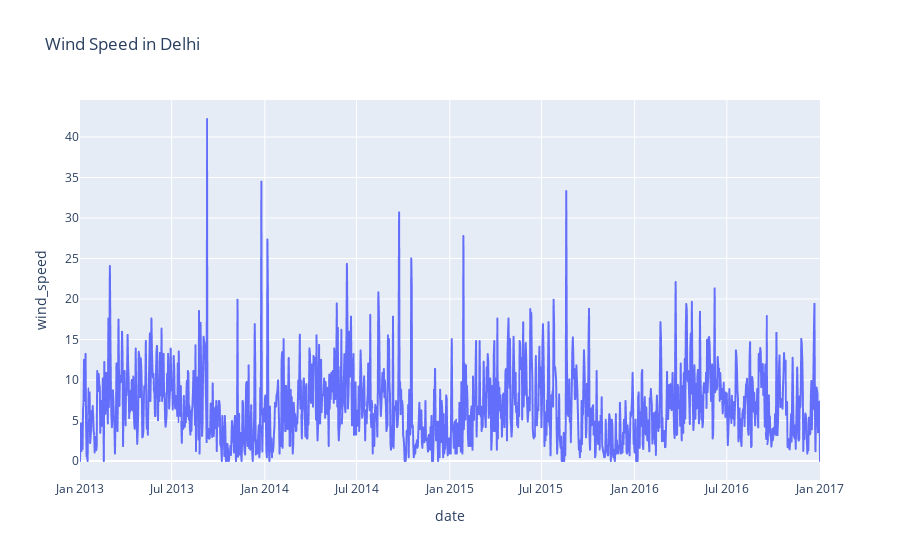

The cell this chart's notebook holds for it:
### Code cell
figure = px.line(data,x='date',y='wind_speed',title='Wind Speed in Delhi')
figure.show()

### Figure 1 — Plotly figure (JSON) as saved in the notebook; plotly's stock layout.template omitted (floating-point values rounded to 4 significant figures; data arrays with more than 128 entries replaced by an {"elided": "..."} marker saying what was removed)
{"data": [{"hovertemplate": "date=%{x}<br>wind_speed=%{y}<extra></extra>", "legendgroup": "", "line": {"color": "#636efa", "dash": "solid"}, "marker": {"symbol": "circle"}, "mode": "lines", "name": "", "showlegend": false, "type": "scattergl", "x": {"elided": "1462 str values"}, "xaxis": "x", "y": {"elided": "1462 float values"}, "yaxis": "y"}], "layout": {"legend": {"tracegroupgap": 0}, "title": {"text": "Wind Speed in Delhi"}, "xaxis": {"anchor": "y", "domain": [0, 1], "title": {"text": "date"}}, "yaxis": {"anchor": "x", "domain": [0, 1], "title": {"text": "wind_speed"}}}}
